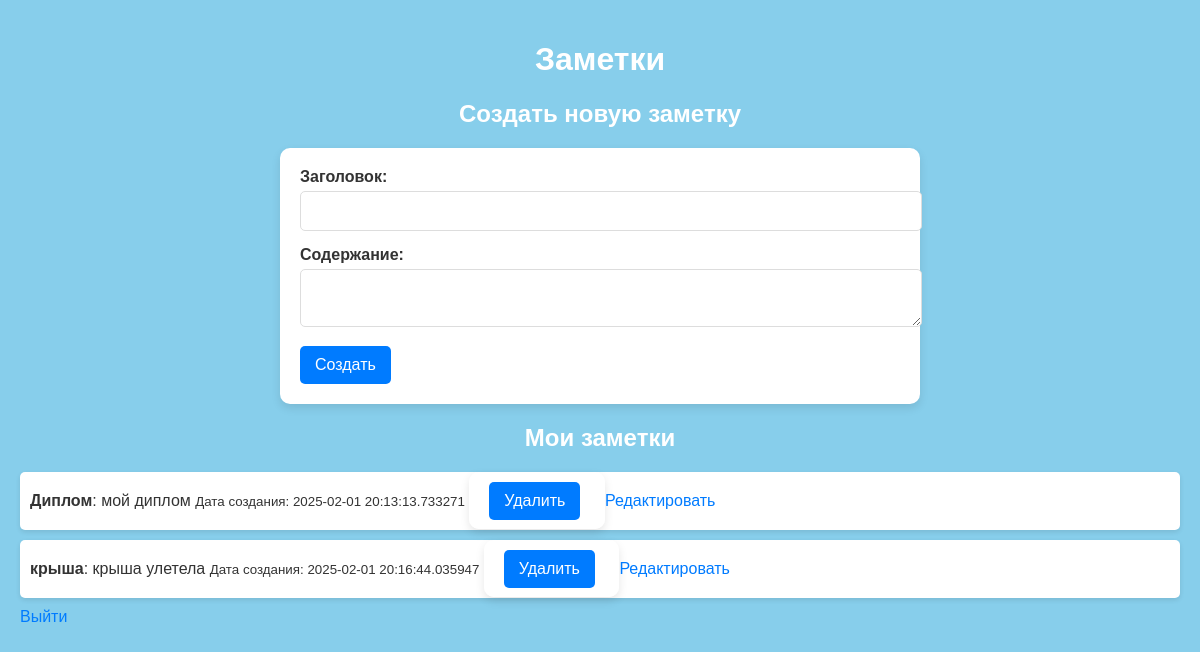
/all_notes, run on an earlier commit of the app's database.
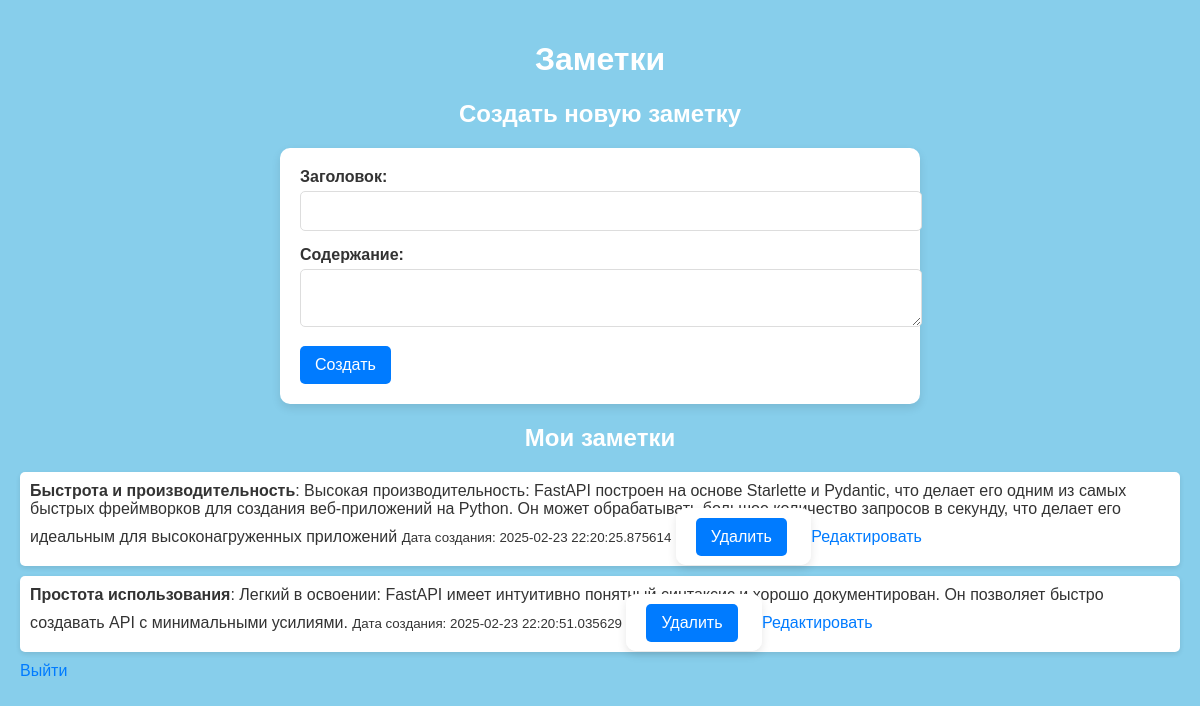
And on a later commit of the database.
### models/models.py (models this page shows)
class Note(Base):
    __tablename__ = "notes"
    __table_args__ = {'extend_existing': True}
    id = Column(Integer, primary_key=True, index=True)
    title = Column(String)
    content = Column(String)
    created_at = Column(DateTime, default=datetime.utcnow)
    slug = Column(String, index=True)
    user_id = Column(Integer, ForeignKey('users.id'))
    user = relationship('User', back_populates='notes')

### routers/notes.py (the view)
@router.get('/all_notes', response_class=HTMLResponse)
async def all_notes(
        request: Request,
        db: Session = Depends(get_db)
):
    stmt = select(Note)
    result = db.execute(stmt)
    notes = result.scalars().all()
    return templates.TemplateResponse("note.html", {"request": request, "notes": notes})

### templates/note.html (shortened to what this page needs)
<!DOCTYPE html>
<html lang="en">
<head>
</head>
<body>
    <h1>Заметки</h1>
    <h2>Создать новую заметку</h2>
    <form action="/create" method="post">
        <label for="title">Заголовок:</label>
        <input type="text" id="title" name="title" required>
        <label for="content">Содержание:</label>
        <textarea id="content" name="content" required></textarea>
        <button type="submit">Создать</button>
    </form>
    <h2>Мои заметки</h2>
    <ul>
        {% for note in notes %}
            <li>
                <strong>{{ note.title }}</strong>: {{ note.content }}
                <small>Дата создания: {{ note.created_at }}</small>
                <form action="/delete/{{ note.id }}" method="post" style="display:inline;">
                    <button type="submit">Удалить</button>
                </form>
                <a href="/update/{{ note.id }}">Редактировать</a>
            </li>
        {% endfor %}
         <a class="login-link" href="/login">Выйти</a>
    </ul>
</body>
</html>

### templates/note.html (style rules this page uses)
body { font-family: Arial, sans-serif; background-color: #87ceeb; margin: 0; padding: 20px; color: #333; }
h1, h2 { text-align: center; color: #fff; }
form { max-width: 600px; margin: 20px auto; background: white; padding: 20px; border-radius: 10px; box-shadow: 0 4px 10px rgba(0, 0, 0, 0.1); }
label { display: block; margin-bottom: 5px; font-weight: bold; }
input[type="text"], textarea { width: 100%; padding: 10px; margin-bottom: 15px; border: 1px solid #ddd; border-radius: 5px; font-size: 16px; }
button { background-color: #007BFF; color: white; border: none; padding: 10px 15px; border-radius: 5px; cursor: pointer; font-size: 16px; }
ul { list-style-type: none; padding: 0; }
li { background: white; margin: 10px 0; padding: 10px; border-radius: 5px; box-shadow: 0 2px 5px rgba(0, 0, 0, 0.1); }
a { color: #007BFF; text-decoration: none; }

What changed in the data, as far as the page shows it:
removed Note: title "Диплом", content "мой диплом", created_at "2025-02-01 20:13:13.733271"
removed Note: title "крыша", content "крыша улетела", created_at "2025-02-01 20:16:44.035947"
added Note: title "Быстрота и производительность", content "Высокая производительность: FastAPI построен на основе Starlette и Pydantic, что делает его одним из самых быстрых фреймворков для создания веб-приложений на Python. Он может обрабатывать большое количество запросов в секунду, что делает его идеальным для высоконагруженных приложений", created_at "2025-02-23 22:20:25.875614"
added Note: title "Простота использования", content "Легкий в освоении: FastAPI имеет интуитивно понятный синтаксис и хорошо документирован. Он позволяет быстро создавать API с минимальными усилиями.", created_at "2025-02-23 22:20:51.035629"
